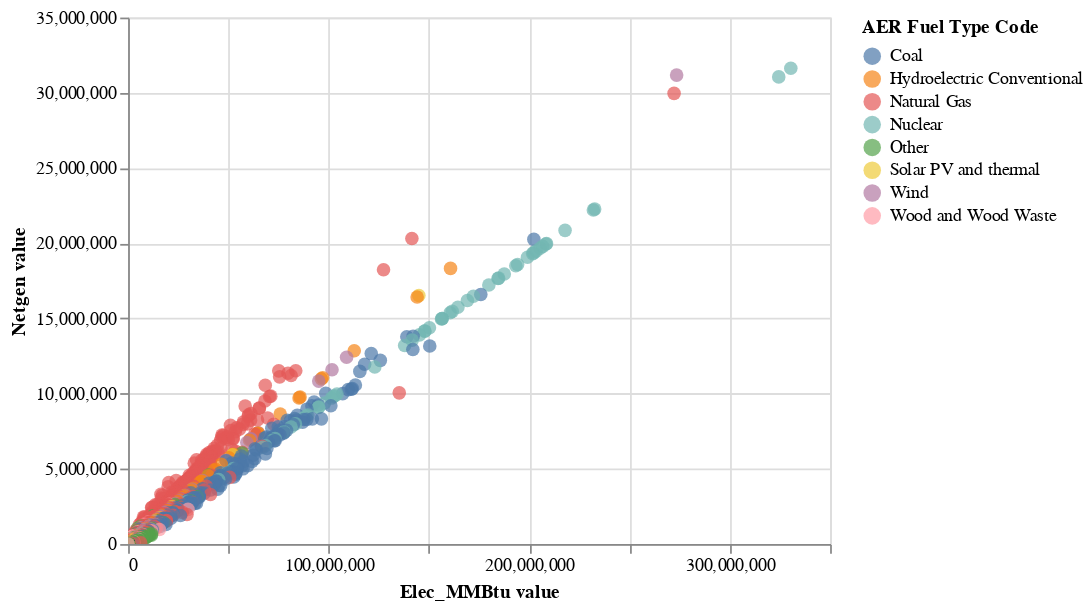

Source (notebook cell):
### Code cell
import altair as alt

df_prank_grouped_fuel = df_prank_grouped.sort_values(by=['Netgen value'], ascending=False)

df_prank_grouped_fuel

df_prank_grouped_fuel=df_prank_grouped_fuel[df_prank_grouped_fuel['Elec_Quantity value']!="."]
df_prank_grouped_fuel=df_prank_grouped_fuel[df_prank_grouped_fuel['Netgen value']!=0]
df_prank_grouped_fuel=df_prank_grouped_fuel[df_prank_grouped_fuel['Netgen value']>0]
df_prank_grouped_fuel=df_prank_grouped_fuel[df_prank_grouped_fuel['Elec_MMBtu value']>=0]

input_checkbox = alt.binding_select(options=['Coal','Hydroelectric Conventional','Natural Gas','Nuclear','Other','Solar PV and thermal','Wind','Wood and Wood Waste'], name = 'AER Fuel Type Code')
selection = alt.selection_single(fields=['AER Fuel Type Code'])

alt.data_transformers.disable_max_rows()
alt.Chart(df_prank_grouped_fuel).mark_circle(size=60).encode(
    x='Elec_MMBtu value',
    y='Netgen value',
    color='AER Fuel Type Code',
    tooltip=['Plant Name','Operator Name','AER Fuel Type Code']
).interactive()
    
# alt.Chart.save('chart.html')

### Figure 1 — Vega-Lite specification as saved in the notebook (floating-point values rounded to 4 significant figures; data arrays with more than 128 entries replaced by an {"elided": "..."} marker saying what was removed)
{"config": {"view": {"continuousWidth": 400, "continuousHeight": 300}}, "data": {"name": "data-8659cfdd27378d48d648c7bdc04eab46"}, "mark": {"type": "circle", "size": 60}, "encoding": {"color": {"field": "AER Fuel Type Code", "type": "nominal"}, "tooltip": [{"field": "Plant Name", "type": "nominal"}, {"field": "Operator Name", "type": "nominal"}, {"field": "AER Fuel Type Code", "type": "nominal"}], "x": {"field": "Elec_MMBtu value", "type": "quantitative"}, "y": {"field": "Netgen value", "type": "quantitative"}}, "selection": {"selector034": {"type": "interval", "bind": "scales", "encodings": ["x", "y"]}}, "$schema": "https://vega.github.io/schema/vega-lite/v4.17.0.json", "datasets": {"data-8659cfdd27378d48d648c7bdc04eab46": {"elided": "3478 records"}}}
